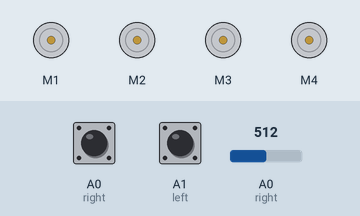
Bench run of a sketch on a simulated Arduino Uno, built with avr-gcc and run on an emulated ATmega328P. Parts: 4 × DC motor (green arrow = forward, orange = backward, longer = faster). Inputs (shaded band) come from the test bench; at power-on: A0 (right) HIGH, A1 (left) HIGH, A0 (right) = 512. What the sketch prints to the serial monitor is not drawn.

Above: at 1.2 s.
1.3 s: A0 (right) pulled LOW for 0.15 s
At 1.38 s:
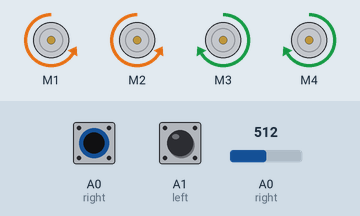
2.9 s: A1 (left) pulled LOW for 0.15 s
At 2.97 s:
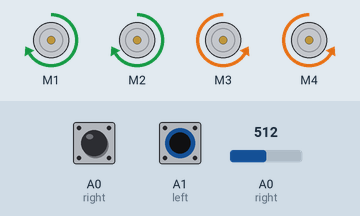
4.5 s: A1 (left) pulled LOW for 3.2 s
At 8.1 s:
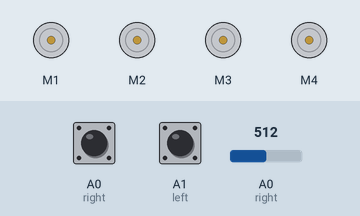
9.2 s: A0 (right) pulled LOW for 3.2 s
At 10.6 s:
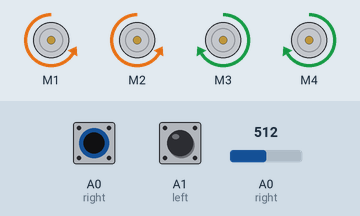
Timing chart, 0 to 13.9 s (numbered marks = the images above; inputs shaded):
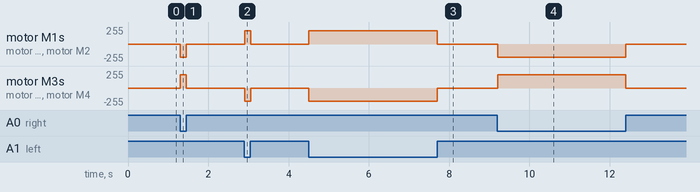

Measured:
- after the input at 1.3 s, motor M1, motor M2: stopped → backward 200/255 at once, → stopped 0.15 s later; motor M3, motor M4: stopped → forward 200/255 at once, → stopped 0.15 s later
- after the input at 2.9 s, motor M1, motor M2: stopped → forward 200/255 at once, → stopped 0.15 s later; motor M3, motor M4: stopped → backward 200/255 at once, → stopped 0.15 s later
- after the input at 4.5 s, motor M1, motor M2: stopped → forward 200/255 at once, → stopped 3.2 s later; motor M3, motor M4: stopped → backward 200/255 at once, → stopped 3.2 s later
- after the input at 9.2 s, motor M1, motor M2: stopped → backward 200/255 at once, → stopped 3.2 s later; motor M3, motor M4: stopped → forward 200/255 at once, → stopped 3.2 s later

The sketch:

sketch_may29a.ino
```cpp
#include<AFMotor.h>
#define right A0
#define left A1
AF_DCMotor motor1(1 , MOTOR12_1KHZ);
AF_DCMotor motor2(2 , MOTOR12_1KHZ);
AF_DCMotor motor3(3 , MOTOR12_1KHZ);
AF_DCMotor motor4(4 , MOTOR12_1KHZ);
void setup() {
pinMode(right , INPUT);
pinMode(left , INPUT);
Serial.begin(9600);
}
void loop(){
Serial.println(digitalRead(left));
Serial.println(digitalRead(right));
if(digitalRead(left)==0 && digitalRead(right)==0){
  motor1.run(FORWARD);
  motor1.setSpeed(150);
  motor2.run(FORWARD);
  motor2.setSpeed(150);
  motor3.run(FORWARD);
  motor3.setSpeed(150);
  motor4.run(FORWARD);
  motor4.setSpeed(150);
}
if(digitalRead(left)==0 && !analogRead(right)==0){
  motor1.run(FORWARD);
  motor1.setSpeed(200);
  motor2.run(FORWARD);
  motor2.setSpeed(200);
  motor3.run(BACKWARD);
  motor3.setSpeed(200);
  motor4.run(BACKWARD);
  motor4.setSpeed(200);
}
if(!digitalRead(left)==0 && digitalRead(right)==0){
  motor1.run(BACKWARD);
  motor1.setSpeed(200);
  motor2.run(BACKWARD);
  motor2.setSpeed(200);
  motor3.run(FORWARD);
  motor3.setSpeed(200);
  motor4.run(FORWARD);
  motor4.setSpeed(200);
}
if(!digitalRead(left)==0 && !digitalRead(right)==0){
  motor1.run(RELEASE);
  motor1.setSpeed(0);
  motor2.run(RELEASE);
  motor2.setSpeed(0);
  motor3.run(RELEASE);
  motor3.setSpeed(0);
  motor4.run(RELEASE);
  motor4.setSpeed(0);
}
}
```
